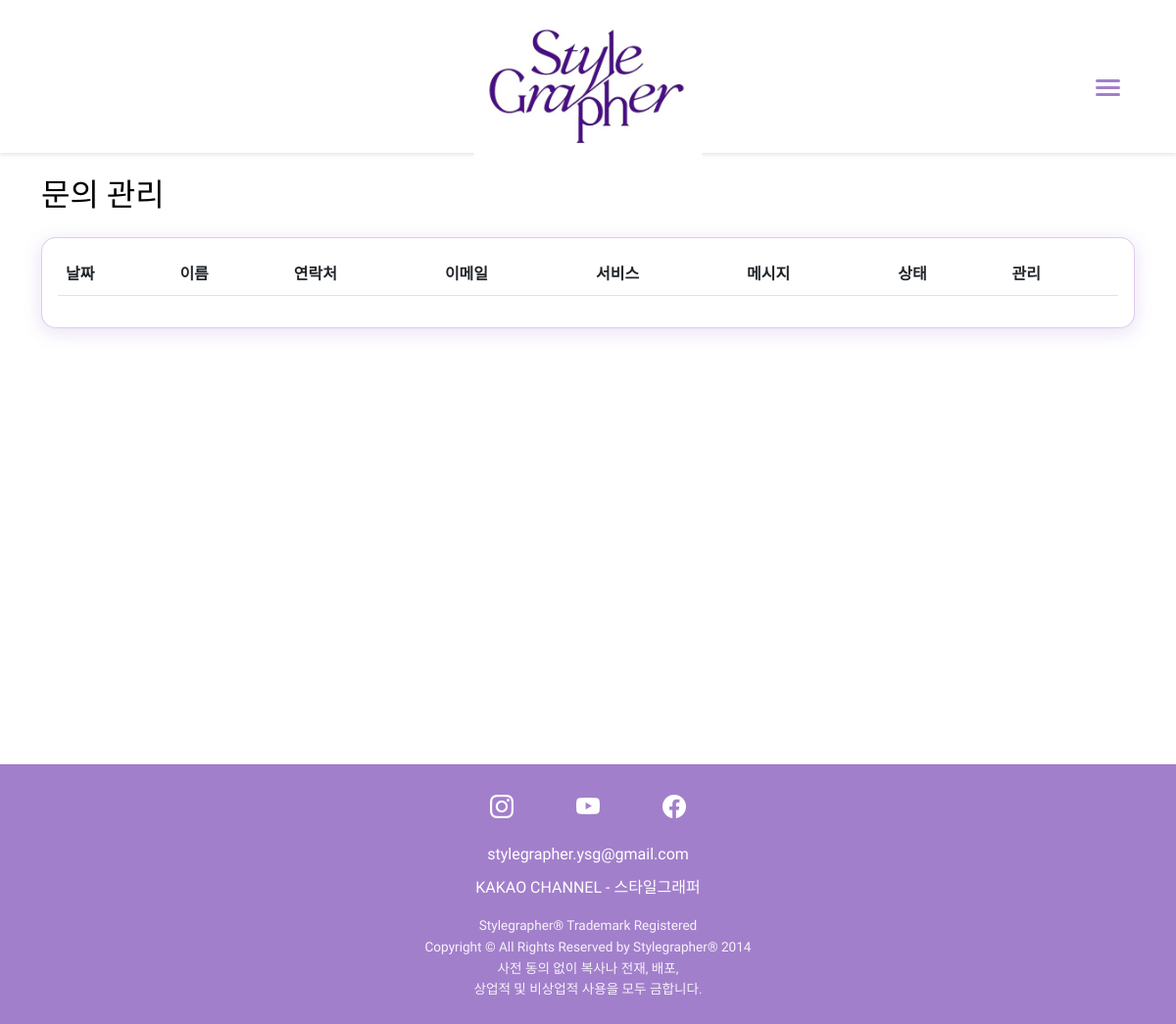
The app's page /admin/inquiries (signed in), older data.
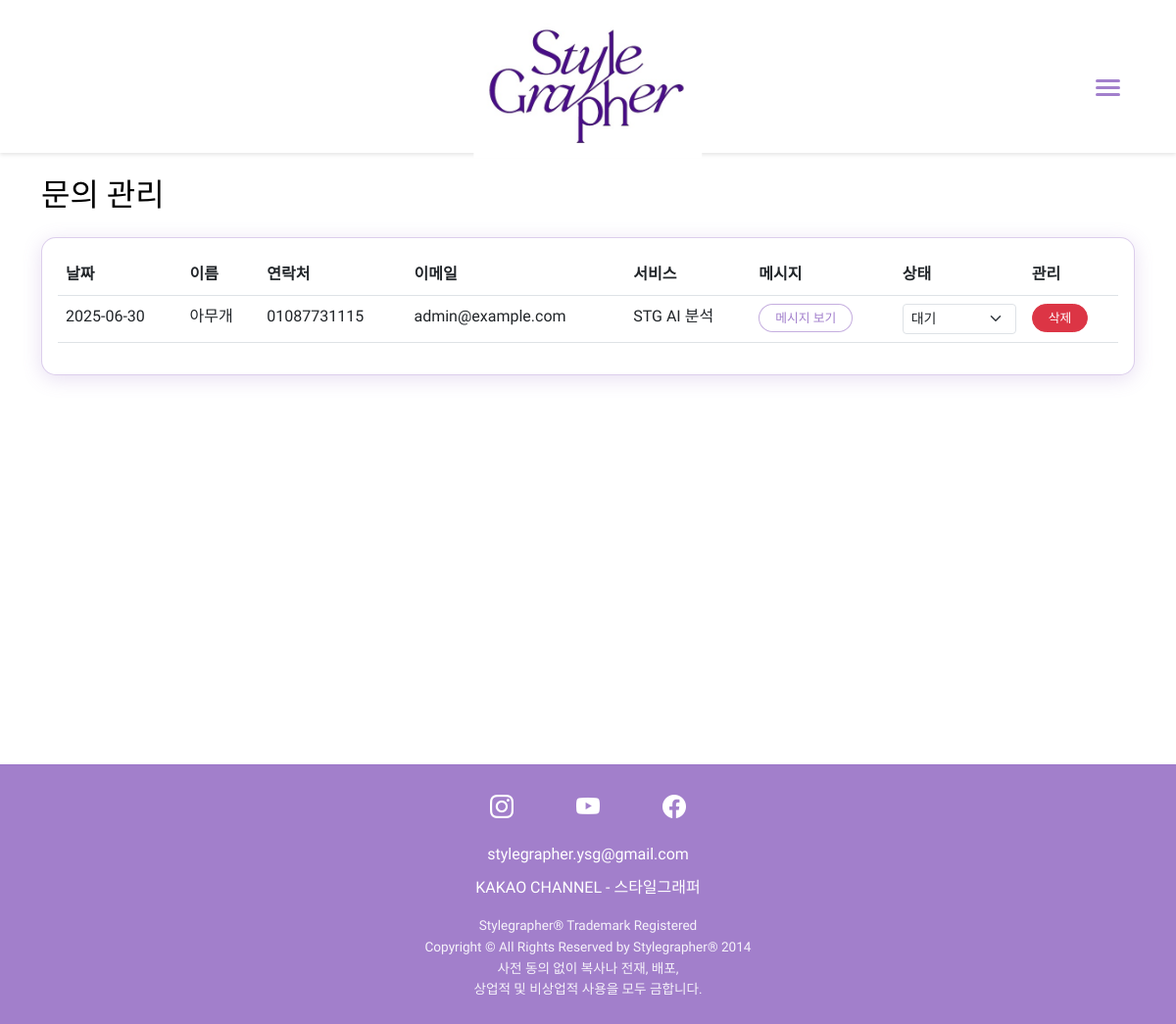
The same page, newer data.
### models.py (models this page shows)
class Inquiry(db.Model):
    id = db.Column(db.Integer, primary_key=True)
    name = db.Column(db.String(100), nullable=False)
    phone = db.Column(db.String(20), nullable=False)
    email = db.Column(db.String(120), nullable=False)
    service_id = db.Column(db.Integer, db.ForeignKey('service.id'), nullable=False)
    message = db.Column(db.Text, nullable=False)
    created_at = db.Column(db.DateTime, default=datetime.utcnow)
    status = db.Column(db.String(20), default='대기')  # 대기, 처리중, 완료
    service = db.relationship('Service', backref='inquiries')

class Service(db.Model):
    id = db.Column(db.Integer, primary_key=True)
    name = db.Column(db.String(100), nullable=False)
    description = db.Column(db.Text, nullable=False)
    category = db.Column(db.String(50))
    details = db.Column(db.Text)  # JSON 형식으로 저장
    packages = db.Column(db.Text)  # JSON 형식으로 저장

### routes/admin.py (the view)
@admin.route('/inquiries')
@login_required
def list_inquiries():
    try:
        result = db.session.execute(text("""
            SELECT i.id, i.name, i.email, i.phone, i.message, i.status, i.created_at, s.name as service_name
            FROM inquiry i
            LEFT JOIN service s ON i.service_id = s.id
            ORDER BY i.created_at DESC
        """))
        inquiries = []
        for row in result:
            inquiry_data = {
                'id': row[0],
                'name': row[1],
                'email': row[2],
                'phone': row[3],
                'message': row[4],
                'status': row[5],
                'created_at': row[6],
                'service': DictAsModel({'name': row[7]}) if row[7] else None
            }
            if inquiry_data['created_at']:
                try:
                    if isinstance(inquiry_data['created_at'], datetime):
                        inquiry_data['created_at'] = pytz.utc.localize(inquiry_data['created_at']).astimezone(pytz.timezone('Asia/Seoul'))
                    else:
                        try:
                            dt = datetime.strptime(inquiry_data['created_at'], '%Y-%m-%d %H:%M:%S.%f')
                        except ValueError:
                            try:
                                dt = datetime.strptime(inquiry_data['created_at'], '%Y-%m-%d %H:%M:%S')
                            except ValueError:
                                dt = datetime.now()  # 기본값
                        inquiry_data['created_at'] = pytz.utc.localize(dt).astimezone(pytz.timezone('Asia/Seoul'))
                except Exception as date_error:
                    print(f"Date conversion error: {str(date_error)}")
                    inquiry_data['created_at'] = datetime.now()
            inquiry = DictAsModel(inquiry_data)
            inquiries.append(inquiry)
        return render_template('admin/inquiries.html', inquiries=inquiries)
    except Exception as e:
        print(f"Error in list_inquiries: {str(e)}")
        flash('문의 목록을 불러오는 중 오류가 발생했습니다.', 'error')
        return render_template('admin/inquiries.html', inquiries=[])

### templates/admin/inquiries.html (shortened to what this page needs)
{% extends "base.html" %}
{% block content %}
<div class="container mt-4">
    <h2 class="mb-4">문의 관리</h2>
    <div class="card">
        <div class="card-body">
            <div class="table-responsive">
                <table class="table table-hover">
                    <thead>
                        <tr>
                            <th>날짜</th>
                            <th>이름</th>
                            <th>연락처</th>
                            <th>이메일</th>
                            <th>서비스</th>
                            <th>메시지</th>
                            <th>상태</th>
                            <th>관리</th>
                        </tr>
                    </thead>
                    <tbody>
                        {% for inquiry in inquiries %}
                        <tr>
                            <td>{{ inquiry.created_at.strftime('%Y-%m-%d') }}</td>
                            <td>{{ inquiry.name }}</td>
                            <td>{{ inquiry.phone }}</td>
                            <td>{{ inquiry.email }}</td>
                            <td>{{ inquiry.service.name }}</td>
                            <td>
                                <button type="button" class="btn btn-sm btn-link"
                                        onclick="showMessage('{{ inquiry.message }}')">
                                    메시지 보기
                                </button>
                            </td>
                            <td>
                                <form action="{{ url_for('admin.update_inquiry_status', id=inquiry.id) }}"
                                      method="POST" class="d-inline">
                                    <select name="status" class="form-select form-select-sm"
                                            onchange="this.form.submit()">
                                        <option value="대기" {% if inquiry.status == '대기' %}selected{% endif %}>대기</option>
                                    </select>
                                </form>
                            </td>
                            <td>
                                <form action="{{ url_for('admin.delete_inquiry', id=inquiry.id) }}"
                                      method="POST" class="d-inline">
                                    <button type="submit" class="btn btn-sm btn-danger"
                                            onclick="return confirm('정말 삭제하시겠습니까?')">
                                        삭제
                                    </button>
                                </form>
                            </td>
                        </tr>
                        {% endfor %}
                    </tbody>
                </table>
            </div>
        </div>
    </div>
</div>
{% endblock %}

### templates/base.html (shortened to what this page needs)
<!DOCTYPE html>
<html lang="ko">
<head>
    <link href="https://cdn.jsdelivr.net/npm/bootstrap@5.3.0/dist/css/bootstrap.min.css" rel="stylesheet">
    <link rel="stylesheet" href="https://cdn.jsdelivr.net/npm/bootstrap-icons@1.11.0/font/bootstrap-icons.css">
    <link rel="stylesheet" href="{{ url_for('static', filename='css/style.css') }}">
</head>
<body>
    <nav class="navbar navbar-light">
        <div class="container">
            <a class="navbar-brand mx-auto" href="{{ url_for('main.index') }}">
                <img src="{{ url_for('static', filename='images/logo.jpg') }}" alt="Stylegrapher" class="logo-img">
            </a>
            <button class="hamburger-menu" id="hamburgerMenu">
                <span></span>
                <span></span>
                <span></span>
            </button>
        </div>
    </nav>
    <main>
        {% block content %}{% endblock %}
    </main>
    <footer class="footer mt-auto py-4">
        <div class="container">
            <div class="social-links text-center mb-3">
                <a href="https://www.instagram.com/stylegrapher_us/" class="social-link" target="_blank">
                    <i class="bi bi-instagram"></i>
                </a>
                <a href="https://www.youtube.com/@stylegrapher" class="social-link" target="_blank">
                    <i class="bi bi-youtube"></i>
                </a>
                <a href="https://www.facebook.com/stylegrapher.us" class="social-link" target="_blank">
                    <i class="bi bi-facebook"></i>
                </a>
            </div>
            <div class="footer-contact text-center mb-2">
                <a href="mailto:stylegrapher.us@gmail.com" class="contact-link">
                    stylegrapher.ysg@gmail.com
                </a>
            </div>
            <div class="kakao-channel text-center mb-3">
                <a href="https://pf.kakao.com/_xgDcFK" class="kakao-link">KAKAO CHANNEL - 스타일그래퍼</a>
            </div>
            <div class="copyright text-center">
                <p class="mb-0">Stylegrapher® Trademark Registered</p>
                <p class="mb-0">Copyright © All Rights Reserved by Stylegrapher® 2014</p>
                <p class="mb-0">사전 동의 없이 복사나 전재, 배포,</p>
                <p class="mb-0">상업적 및 비상업적 사용을 모두 금합니다.</p>
            </div>
        </div>
    </footer>
</body>
</html>

### static/css/style.css (style rules this page uses)
:root { --primary-purple: #663399; --light-purple: #9966cc; --dark-purple: #4B0082; --white: #ffffff; --black: #000000; }
body { margin: 0; padding: 0; font-family: 'Nanum Gothic', -apple-system, BlinkMacSystemFont, 'Segoe UI', 'Roboto', 'Helvetica Neue', Arial, sans-serif; line-height: 1.6; color: var(--black); }
.navbar { background-color: var(--primary-purple); padding: 1rem 2rem; box-shadow: 0 2px 4px rgba(0,0,0,0.1); display: flex; justify-content: space-between; align-items: center; }
main { min-height: calc(100vh - 200px); }
footer { background-color: var(--dark-purple); color: var(--white); padding: 2rem; text-align: center; }
.social-links { display: flex; justify-content: center; gap: 2rem; }
.social-links a { color: var(--white); text-decoration: none; transition: color 0.3s ease; }
.btn { display: inline-block; padding: 0.8rem 1.5rem; background-color: var(--primary-purple); color: var(--white); text-decoration: none; border-radius: 4px; border: none; cursor: pointer; transition: background-color 0.3s ease; }
.card { border: none; transition: all 0.3s ease; }
.btn-primary, .btn-outline-primary, .btn { background-color: white; border: 1px solid rgba(139, 95, 191, 0.5); color: rgba(139, 95, 191, 0.8); padding: 0.4rem 2rem; border-radius: 20px; font-size: 0.9rem; transition: all 0.3s ease; text-decoration: none; }
.btn-danger { background-color: #dc3545; border-color: #dc3545; color: white; }
.btn-sm { padding: 0.25rem 1rem; font-size: 0.8rem; }
.card { border: 1px solid rgba(139, 95, 191, 0.3); border-radius: 15px; box-shadow: 0 4px 20px rgba(139, 95, 191, 0.2); background-color: #fff; transition: all 0.3s ease; }

### templates/base.html (style rules this page uses)
* { font-family: 'Nanum Gothic', -apple-system, BlinkMacSystemFont, 'Segoe UI', 'Roboto', 'Helvetica Neue', Arial, sans-serif; }
body { font-family: 'Nanum Gothic', -apple-system, BlinkMacSystemFont, 'Segoe UI', 'Roboto', 'Helvetica Neue', Arial, sans-serif; }
.navbar { padding: 4rem 0 2.6rem 0 !important; position: relative; background-color: white !important; }
.navbar .container { display: flex; align-items: center; justify-content: space-between; }
.navbar-brand { padding: 0; transition: transform 0.3s ease; position: absolute; left: 50%; transform: translateX(-50%); }
.navbar-brand img { height: 144px; width: auto; transition: all 0.3s ease; }
.hamburger-menu, .floating-hamburger { background: none; border: none; padding: 15px; cursor: pointer; display: flex; flex-direction: column; gap: 4px; z-index: 10000; transition: opacity 0.3s ease; position: relative; min-width: 50px; min-height: 50px; align-items: center; justify-content: center; }
.hamburger-menu span, .floating-hamburger span { width: 25px; height: 3px; background-color: rgba(139, 95, 191, 0.8); transition: all 0.3s ease; border-radius: 2px; display: block; }
.footer { background-color: rgba(139, 95, 191, 0.8); border-top: 1px solid rgba(139, 95, 191, 0.3); }
.social-links { margin-bottom: 1.5rem; }
.social-link { color: #fff; font-size: 1.5rem; margin: 0 1rem; text-decoration: none; transition: opacity 0.3s ease; }
.contact-link, .kakao-link { color: #fff; text-decoration: none; transition: opacity 0.3s ease; }
.copyright { color: rgba(255, 255, 255, 0.9); font-size: 0.85rem; }

Row changes from the older to the newer data that the page shows:
added Inquiry: created_at "2025-06-30", name "아무개", phone "01087731115", email "admin@example.com", service.name "STG AI 분석", status "대기"
